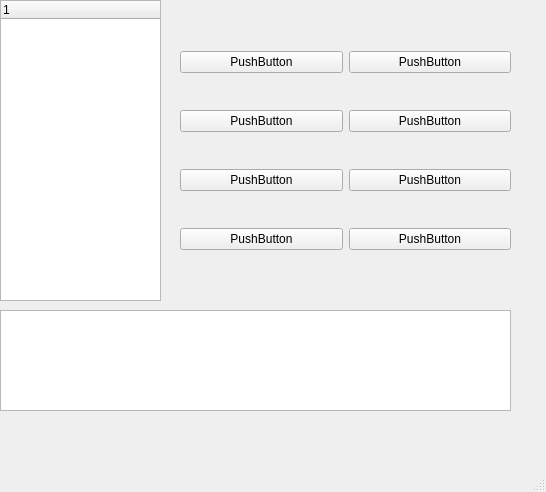
<?xml version="1.0" encoding="UTF-8"?>
<ui version="4.0">
 <class>MainWindow</class>
 <widget class="QMainWindow" name="MainWindow">
  <property name="geometry">
   <rect>
    <x>0</x>
    <y>0</y>
    <width>546</width>
    <height>492</height>
   </rect>
  </property>
  <property name="windowTitle">
   <string>MainWindow</string>
  </property>
  <widget class="QWidget" name="centralwidget">
   <widget class="QListView" name="DebugScreen">
    <property name="geometry">
     <rect>
      <x>0</x>
      <y>310</y>
      <width>511</width>
      <height>101</height>
     </rect>
    </property>
   </widget>
   <widget class="QTreeWidget" name="treeWidget">
    <property name="geometry">
     <rect>
      <x>0</x>
      <y>0</y>
      <width>161</width>
      <height>301</height>
     </rect>
    </property>
    <column>
     <property name="text">
      <string notr="true">1</string>
     </property>
    </column>
   </widget>
   <widget class="QWidget" name="">
    <property name="geometry">
     <rect>
      <x>180</x>
      <y>20</y>
      <width>331</width>
      <height>261</height>
     </rect>
    </property>
    <layout class="QGridLayout" name="gridLayout">
     <item row="0" column="0">
      <widget class="QPushButton" name="pushButton">
       <property name="text">
        <string>PushButton</string>
       </property>
      </widget>
     </item>
     <item row="0" column="1">
      <widget class="QPushButton" name="pushButton_3">
       <property name="text">
        <string>PushButton</string>
       </property>
      </widget>
     </item>
     <item row="1" column="0">
      <widget class="QPushButton" name="pushButton_2">
       <property name="text">
        <string>PushButton</string>
       </property>
      </widget>
     </item>
     <item row="1" column="1">
      <widget class="QPushButton" name="pushButton_4">
       <property name="text">
        <string>PushButton</string>
       </property>
      </widget>
     </item>
     <item row="2" column="0">
      <widget class="QPushButton" name="pushButton_5">
       <property name="text">
        <string>PushButton</string>
       </property>
      </widget>
     </item>
     <item row="2" column="1">
      <widget class="QPushButton" name="pushButton_6">
       <property name="text">
        <string>PushButton</string>
       </property>
      </widget>
     </item>
     <item row="3" column="0">
      <widget class="QPushButton" name="pushButton_7">
       <property name="text">
        <string>PushButton</string>
       </property>
      </widget>
     </item>
     <item row="3" column="1">
      <widget class="QPushButton" name="pushButton_8">
       <property name="text">
        <string>PushButton</string>
       </property>
      </widget>
     </item>
    </layout>
   </widget>
  </widget>
  <widget class="QStatusBar" name="statusbar"/>
  <widget class="QMenuBar" name="menubar">
   <property name="geometry">
    <rect>
     <x>0</x>
     <y>0</y>
     <width>546</width>
     <height>25</height>
    </rect>
   </property>
  </widget>
 </widget>
 <resources/>
 <connections/>
</ui>
